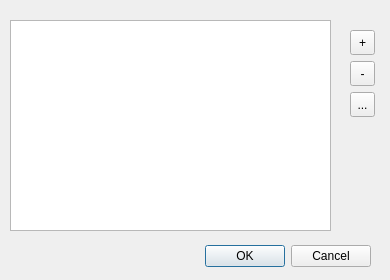
<?xml version="1.0" encoding="UTF-8"?>
<ui version="4.0">
 <class>EditPlaylist</class>
 <widget class="QDialog" name="EditPlaylist">
  <property name="geometry">
   <rect>
    <x>0</x>
    <y>0</y>
    <width>390</width>
    <height>280</height>
   </rect>
  </property>
  <property name="maximumSize">
   <size>
    <width>390</width>
    <height>280</height>
   </size>
  </property>
  <property name="windowTitle">
   <string>Dialog</string>
  </property>
  <widget class="QDialogButtonBox" name="buttonBox">
   <property name="geometry">
    <rect>
     <x>30</x>
     <y>240</y>
     <width>341</width>
     <height>32</height>
    </rect>
   </property>
   <property name="orientation">
    <enum>Qt::Horizontal</enum>
   </property>
   <property name="standardButtons">
    <set>QDialogButtonBox::Cancel|QDialogButtonBox::Ok</set>
   </property>
  </widget>
  <widget class="QListView" name="musicList">
   <property name="geometry">
    <rect>
     <x>10</x>
     <y>20</y>
     <width>321</width>
     <height>211</height>
    </rect>
   </property>
  </widget>
  <widget class="QWidget" name="">
   <property name="geometry">
    <rect>
     <x>350</x>
     <y>30</y>
     <width>27</width>
     <height>89</height>
    </rect>
   </property>
   <layout class="QVBoxLayout" name="verticalLayout">
    <item>
     <widget class="QToolButton" name="addBtn">
      <property name="minimumSize">
       <size>
        <width>25</width>
        <height>25</height>
       </size>
      </property>
      <property name="text">
       <string>+</string>
      </property>
     </widget>
    </item>
    <item>
     <widget class="QToolButton" name="removeBtn">
      <property name="minimumSize">
       <size>
        <width>25</width>
        <height>25</height>
       </size>
      </property>
      <property name="text">
       <string>-</string>
      </property>
     </widget>
    </item>
    <item>
     <widget class="QToolButton" name="renameBtn">
      <property name="minimumSize">
       <size>
        <width>25</width>
        <height>25</height>
       </size>
      </property>
      <property name="text">
       <string>...</string>
      </property>
     </widget>
    </item>
   </layout>
  </widget>
 </widget>
 <resources/>
 <connections>
  <connection>
   <sender>buttonBox</sender>
   <signal>accepted()</signal>
   <receiver>EditPlaylist</receiver>
   <slot>accept()</slot>
   <hints>
    <hint type="sourcelabel">
     <x>248</x>
     <y>254</y>
    </hint>
    <hint type="destinationlabel">
     <x>157</x>
     <y>274</y>
    </hint>
   </hints>
  </connection>
  <connection>
   <sender>buttonBox</sender>
   <signal>rejected()</signal>
   <receiver>EditPlaylist</receiver>
   <slot>reject()</slot>
   <hints>
    <hint type="sourcelabel">
     <x>316</x>
     <y>260</y>
    </hint>
    <hint type="destinationlabel">
     <x>286</x>
     <y>274</y>
    </hint>
   </hints>
  </connection>
 </connections>
</ui>
